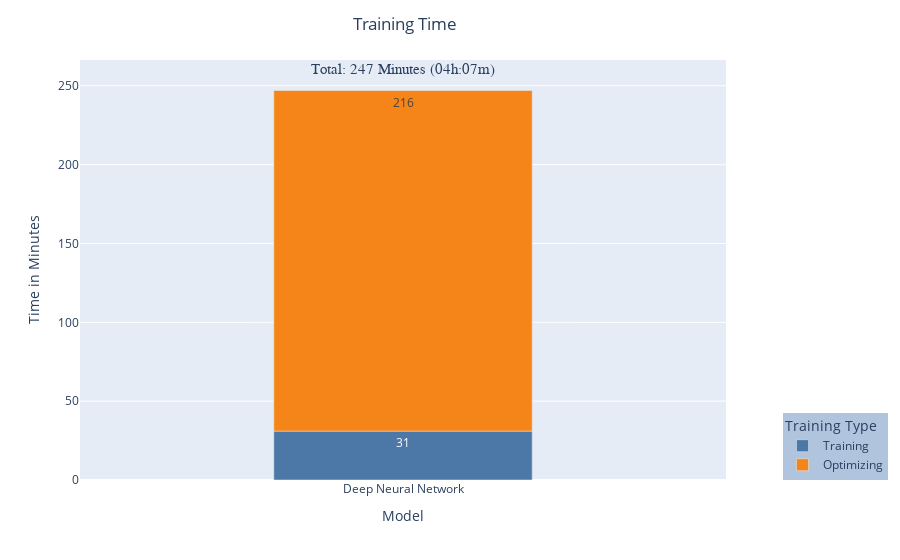

Notebook code cell kept with this figure:
### Code cell
import plotly.express as px
import pandas as pd
df = pd.DataFrame({"Time":[31,216],
                   "Model":["Deep Neural Network","Deep Neural Network"],
                   "Training Type":["Training","Optimizing"]
                   })
fig = px.bar(df,y="Time",x="Model",color="Training Type",text="Time",color_discrete_sequence=px.colors.qualitative.T10)
fig.update_yaxes(title="Time in Minutes")
fig.update_layout(legend=dict(
    yanchor="bottom",
    y=0,
    xanchor="right",
    x=1.25,
    bgcolor="LightSteelBlue",
),title={
    "text":"Training Time",
    "x":0.45
})
min = 99999
max = 0

counter = 0
temp = 0
for t,_,_ in df.values:
    temp += t
    counter += 1
    if counter == 2:
        if temp> max:
            max = temp
        elif temp < min:
            min = temp
        temp = 0
        counter = 0

#fig.add_hline(min,line_width=3,line_dash="dash",line_color="#4ae004")
#fig.add_hline(max,line_width=3,line_dash="dash",line_color="red")
fig.update_traces(width=0.4)
fig.add_annotation(x=0, y=260,
            text="Total: 247 Minutes (04h:07m)",
            showarrow=False,font_size=15,font_family="Arial Black")
fig.show()
#fig.write_image("training_time.png",format='png',engine='kaleido',scale=3)

### Figure 1 — Plotly figure (JSON) as saved in the notebook; plotly's stock layout.template omitted (floating-point values rounded to 4 significant figures)
{"data": [{"alignmentgroup": "True", "hovertemplate": "Training Type=Training<br>Model=%{x}<br>Time=%{text}<extra></extra>", "legendgroup": "Training", "marker": {"color": "#4C78A8", "pattern": {"shape": ""}}, "name": "Training", "offsetgroup": "Training", "orientation": "v", "showlegend": true, "text": [31], "textposition": "auto", "type": "bar", "width": 0.4, "x": ["Deep Neural Network"], "xaxis": "x", "y": [31], "yaxis": "y"}, {"alignmentgroup": "True", "hovertemplate": "Training Type=Optimizing<br>Model=%{x}<br>Time=%{text}<extra></extra>", "legendgroup": "Optimizing", "marker": {"color": "#F58518", "pattern": {"shape": ""}}, "name": "Optimizing", "offsetgroup": "Optimizing", "orientation": "v", "showlegend": true, "text": [216], "textposition": "auto", "type": "bar", "width": 0.4, "x": ["Deep Neural Network"], "xaxis": "x", "y": [216], "yaxis": "y"}], "layout": {"annotations": [{"font": {"family": "Arial Black", "size": 15}, "showarrow": false, "text": "Total: 247 Minutes (04h:07m)", "x": 0, "y": 260}], "barmode": "relative", "legend": {"bgcolor": "LightSteelBlue", "title": {"text": "Training Type"}, "tracegroupgap": 0, "x": 1.25, "xanchor": "right", "y": 0, "yanchor": "bottom"}, "margin": {"t": 60}, "title": {"text": "Training Time", "x": 0.45}, "xaxis": {"anchor": "y", "domain": [0, 1], "title": {"text": "Model"}}, "yaxis": {"anchor": "x", "domain": [0, 1], "title": {"text": "Time in Minutes"}}}}
